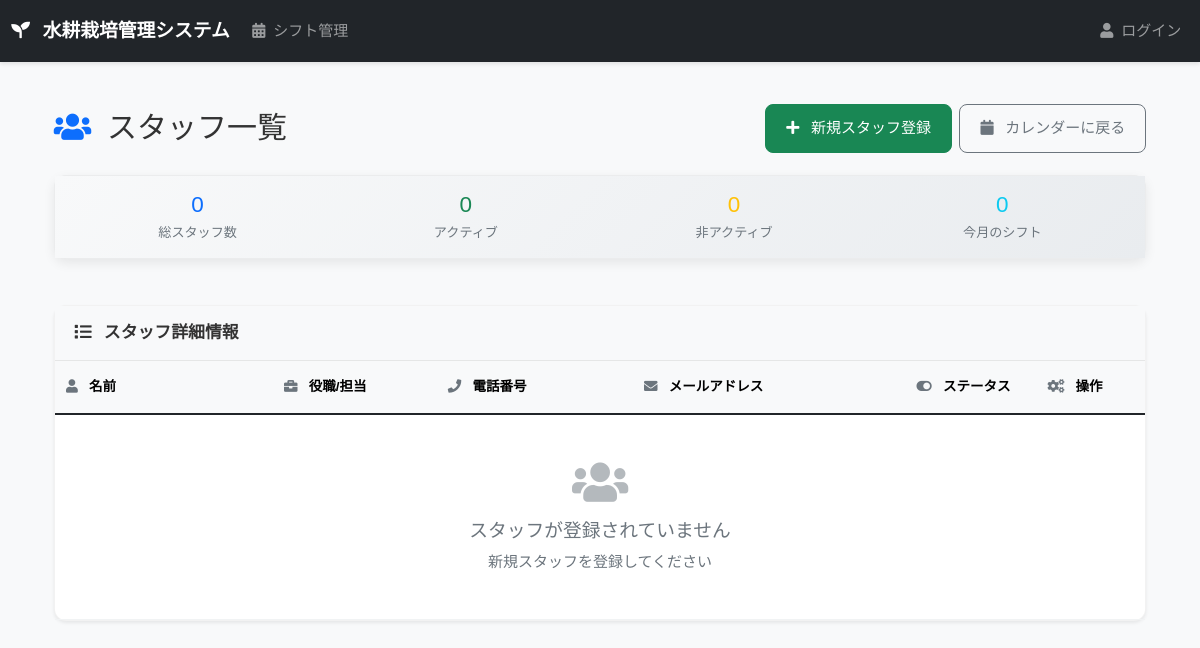
/staff/, run on an earlier commit of the app's database.
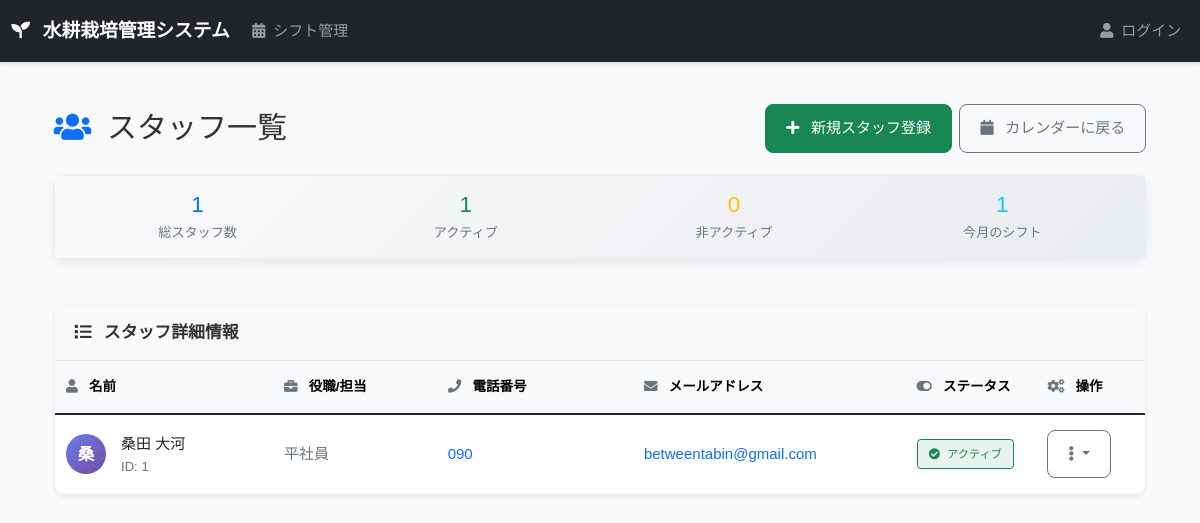
And on a later commit of the database.
### shift_management/models.py (models this page shows, shortened)
class Staff(models.Model):
    user = models.OneToOneField(User, on_delete=models.CASCADE, null=True, blank=True, verbose_name="ユーザーアカウント")
    name = models.CharField(max_length=100, verbose_name="名前")
    phone = models.CharField(max_length=20, blank=True, null=True, verbose_name="電話番号")
    email = models.EmailField(blank=True, null=True, verbose_name="メールアドレス")
    position = models.CharField(max_length=100, blank=True, null=True, verbose_name="役職/担当")
    is_active = models.BooleanField(default=True, verbose_name="有効")
    created_at = models.DateTimeField(auto_now_add=True, verbose_name="作成日時")
    updated_at = models.DateTimeField(auto_now=True, verbose_name="更新日時")
    class Meta:
        verbose_name = "スタッフ"
        verbose_name_plural = "スタッフ"
        ordering = ['name']

### shift_management/views.py (the view)
# urls.py: path('staff/', views.staff_list, name='staff_list'),
def staff_list(request):
    staffs = Staff.objects.all()
    return render(request, 'shift_management/staff_list.html', {'staffs': staffs})

### templates/shift_management/staff_list.html (shortened to what the changed rows need)
{% extends "base.html" %}
{% block content %}
<div class="container-fluid py-4">
  <div class="row mb-4">
    <div class="col-12">
      <div class="d-flex justify-content-between align-items-center flex-wrap">
        <h1 class="h2 mb-2 mb-md-0">
          <i class="fas fa-users me-2 text-primary"></i>
          スタッフ一覧
        </h1>
      </div>
    </div>
  </div>
  <div class="row mb-4">
    <div class="col-12">
      <div class="card bg-light">
        <div class="card-body py-3">
          <div class="row text-center">
            <div class="col-6 col-md-3">
              <div class="h4 mb-1 text-primary">{{ staffs|length }}</div>
              <div class="small text-muted">総スタッフ数</div>
            </div>
            <div class="col-6 col-md-3">
              <div class="h4 mb-1 text-success">{{ staffs|length }}</div>
              <div class="small text-muted">アクティブ</div>
            </div>
            <div class="col-6 col-md-3">
              <div class="h4 mb-1 text-info">{{ staffs|length }}</div>
              <div class="small text-muted">今月のシフト</div>
            </div>
          </div>
        </div>
      </div>
    </div>
  </div>
  <div class="row">
    <div class="col-12">
      <div class="card shadow-sm">
        <div class="card-body p-0">
          <div class="d-none d-lg-block">
            <div class="table-responsive">
              <table class="table table-hover mb-0">
                <thead class="table-light">
                  <tr>
                    <th style="width: 20%;">
                      <i class="fas fa-user me-2 text-muted"></i>
                      名前
                    </th>
                    <th style="width: 15%;">
                      <i class="fas fa-briefcase me-2 text-muted"></i>
                      役職/担当
                    </th>
                    <th style="width: 18%;">
                      <i class="fas fa-phone me-2 text-muted"></i>
                      電話番号
                    </th>
                    <th style="width: 25%;">
                      <i class="fas fa-envelope me-2 text-muted"></i>
                      メールアドレス
                    </th>
                    <th style="width: 12%;">
                      <i class="fas fa-toggle-on me-2 text-muted"></i>
                      ステータス
                    </th>
                    <th style="width: 10%;">
                      <i class="fas fa-cogs me-2 text-muted"></i>
                      操作
                    </th>
                  </tr>
                </thead>
                <tbody>
                  {% for staff in staffs %}
                  <tr>
                    <td>
                      <div class="d-flex align-items-center">
                        <div class="avatar-circle me-3">
                          {{ staff.name|first }}
                        </div>
                        <div>
                          <div class="fw-semibold">{{ staff.name }}</div>
                          <div class="small text-muted">ID: {{ staff.id }}</div>
                        </div>
                      </div>
                    </td>
                    <td>
                      <span class="text-muted">{{ staff.position|default:"未設定" }}</span>
                    </td>
                    <td>
                      {% if staff.phone %}
                        <a href="tel:{{ staff.phone }}" class="text-decoration-none">
                          {{ staff.phone }}
                        </a>
                      {% else %}
                        <span class="text-muted">未設定</span>
                      {% endif %}
                    </td>
                    <td>
                      {% if staff.email %}
                        <a href="mailto:{{ staff.email }}" class="text-decoration-none text-truncate d-block" style="max-width: 200px;">
                          {{ staff.email }}
                        </a>
                      {% else %}
                        <span class="text-muted">未設定</span>
                      {% endif %}
                    </td>
                    <td>
                      {% if staff.is_active %}
                        <span class="badge bg-success bg-opacity-10 text-success border border-success border-opacity-25">
                          <i class="fas fa-check-circle me-1"></i>
                          アクティブ
                        </span>
                      {% else %}
                        <span class="badge bg-danger bg-opacity-10 text-danger border border-danger border-opacity-25">
                          <i class="fas fa-times-circle me-1"></i>
                          非アクティブ
                        </span>
                      {% endif %}
                    </td>
                    <td>
                      <div class="dropdown">
                        <button class="btn btn-sm btn-outline-secondary dropdown-toggle" type="button" data-bs-toggle="dropdown">
                          <i class="fas fa-ellipsis-v"></i>
                        </button>
                      </div>
                    </td>
                  </tr>
                  {% empty %}
                  <tr>
                    <td colspan="6" class="text-center py-5">
                      <div class="text-muted">
                        <i class="fas fa-users fa-3x mb-3 opacity-50"></i>
                        <div class="h5">スタッフが登録されていません</div>
                        <div>新規スタッフを登録してください</div>
                      </div>
                    </td>
                  </tr>
                  {% endfor %}
                </tbody>
              </table>
            </div>
          </div>
        </div>
      </div>
    </div>
  </div>
</div>
{% endblock %}

What changed in the data, as far as the page shows it:
added Staff: name|first "桑", name "桑田 大河", id "1", position "平社員", phone "090", email "betweentabin@gmail.com", is_active True (drawn)
Also different on the page:
{{ staffs|length }}: "0" → "1"
text no longer shown: "スタッフが登録されていません 新規スタッフを登録してください"
